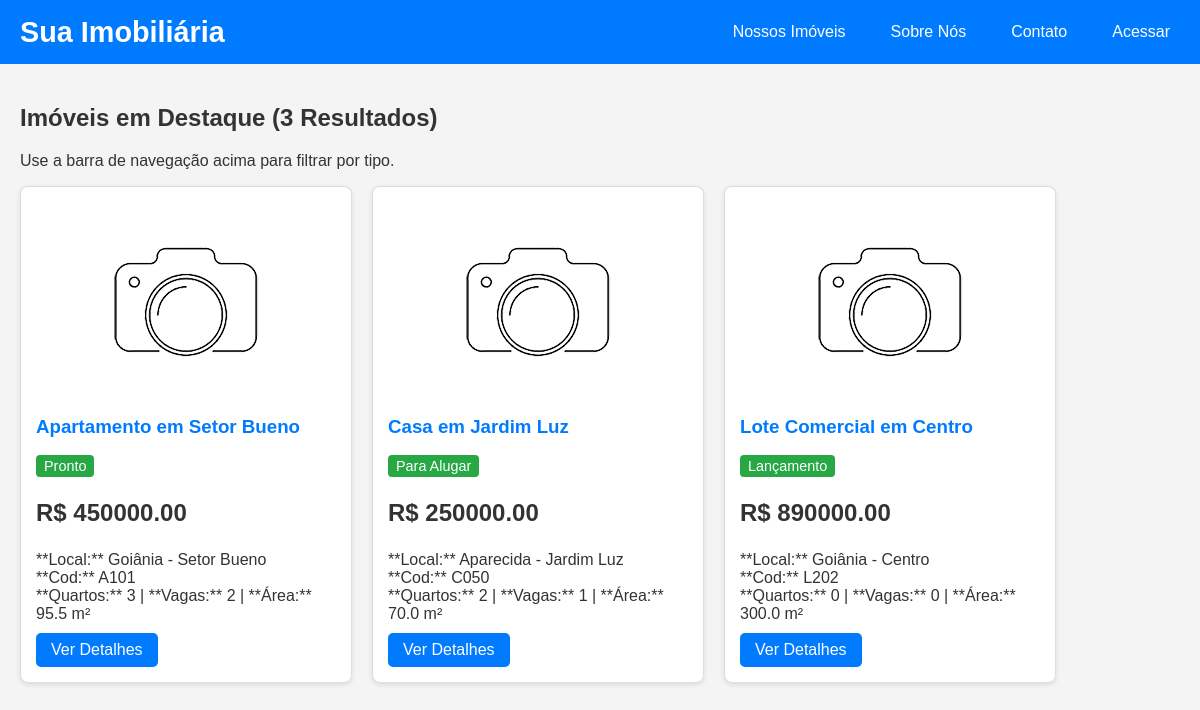
The page / on the database its author committed.
### app.py (models this page shows, shortened)
class Imovel(db.Model):
    id = db.Column(db.Integer, primary_key=True)
    codigo = db.Column(db.String(20), unique=True, nullable=False)
    cidade = db.Column(db.String(100), nullable=False)
    bairro = db.Column(db.String(100), nullable=False)
    tipo_imovel = db.Column(db.String(50), nullable=False)
    quartos = db.Column(db.Integer, default=1)
    vagas = db.Column(db.Integer, default=0)
    banheiros = db.Column(db.Integer, default=1)
    area_m2 = db.Column(db.Float, default=0.0)
    valor = db.Column(db.Float, nullable=False)
    status = db.Column(db.String(50), default="Pronto")
    usuario_id = db.Column(db.Integer, db.ForeignKey("usuario.id"), nullable=False)
    foto_principal = db.Column(db.String(100), default="default.png")
    autor = db.relationship("Usuario", backref="imoveis", lazy=True)

### app.py (the view)
@app.route("/")
def pagina_inicial():
    imoveis = Imovel.query.all()
    return render_template("index.html", imoveis=imoveis)

### templates/index.html (shortened to what this page needs)
{% extends "base.html" %}
{% block content %}
    <h2>{% if titulo %}{{ titulo }}{% else %}Imóveis em Destaque{% endif %} ({{ imoveis|length }} Resultados)</h2>
    <p>Use a barra de navegação acima para filtrar por tipo.</p>
    <div class="lista-imoveis" style="display: flex; flex-wrap: wrap; gap: 20px;">
        {% for imovel in imoveis %}
        <div class="card-imovel" style="background-color: white; border: 1px solid #ddd; padding: 15px; width: 300px; border-radius: 8px; box-shadow: 0 2px 5px rgba(0,0,0,0.1);">
            <img src="{{ url_for('static', filename='fotos_imoveis/' + imovel.foto_principal) }}"
                 alt="Foto do Imóvel {{ imovel.codigo }}"
                 style="width: 100%; height: 200px; object-fit: cover; margin-bottom: 10px;">
            <h3 style="margin-top: 0; color: #007bff;">{{ imovel.tipo_imovel }} em {{ imovel.bairro }}</h3>
            <span style="background-color: #28a745; color: white; padding: 3px 8px; border-radius: 4px; font-size: 0.9em;">{{ imovel.status }}</span>
            <p style="font-size: 1.5em; font-weight: bold; color: #333;">
                R$ {{ "%.2f"|format(imovel.valor) }} </p>
            <ul style="list-style: none; padding: 0; margin: 10px 0;">
                <li>**Local:** {{ imovel.cidade }} - {{ imovel.bairro }}</li>
                <li>**Cod:** {{ imovel.codigo }}</li>
                <li>**Quartos:** {{ imovel.quartos }} | **Vagas:** {{ imovel.vagas }} | **Área:** {{ imovel.area_m2 }} m²</li>
            </ul>
            <a href="{{ url_for('detalhes_imovel', codigo=imovel.codigo) }}" style="display: inline-block; padding: 8px 15px; background-color: #007bff; color: white; text-decoration: none; border-radius: 5px;">Ver Detalhes</a>
        </div>
        {% else %}
        <p>Ainda não há imóveis cadastrados nesta seção.</p>
        {% endfor %}
    </div>
{% endblock %}

### templates/base.html (shortened to what this page needs)
<!DOCTYPE html>
<html lang="en">
<head>
</head>
<body>
    <header>
        <h1>Sua Imobiliária</h1>
        <nav>
            <ul>
                <li class="dropdown">
                    <a href="#">Nossos Imóveis</a>
                </li>
                <li><a href="/sobre">Sobre Nós</a></li>
                <li><a href="/contato">Contato</a></li>
                {% if current_user.is_authenticated %}
                <li><a href="{{ url_for('dashboard') }}" style="font-weight: bold;">Olá, {{ current_user.username }} ({{ current_user.funcao }})</a></li>
                <li><a href="{{ url_for('logout') }}" style="background-color: #dc3545; border-radius: 5px;">Sair</a></li>
                {% else %}
                <li><a href="{{ url_for('login') }}" class="btn-acessar">Acessar</a></li>
                {% endif %}
            </ul>
        </nav>
    </header>
    <div class="content">
        {% block content %}{% endblock %}
    </div>
</body>
</html>

### templates/base.html (style rules this page uses)
body { font-family: Arial, sans-serif; margin: 0; padding: 0; background-color: #f4f4f4; color: #333; }
header { background-color: #007bff; color: white; padding: 15px 20px; display: flex; justify-content: space-between; align-items: center; }
header h1 { margin: 0; font-size: 1.8em; }
nav ul { list-style: none; padding: 0; margin: 0; display: flex; }
nav ul li { margin-left: 25px; position: relative; }
nav ul li a, .btn-acessar { color: white; text-decoration: none; padding: 8px 10px; display: block; transition: background-color 0.3s; }
.content { padding: 20px; }

### rows shown on the page
Imovel: foto_principal (placeholder picture), tipo_imovel "Apartamento", bairro "Setor Bueno", status "Pronto", valor "450000.00", cidade "Goiânia", codigo "A101", quartos "3", vagas "2", area_m2 "95.5"
Imovel: foto_principal (placeholder picture), tipo_imovel "Casa", bairro "Jardim Luz", status "Para Alugar", valor "250000.00", cidade "Aparecida", codigo "C050", quartos "2", vagas "1", area_m2 "70.0"
Imovel: foto_principal (placeholder picture), tipo_imovel "Lote Comercial", bairro "Centro", status "Lançamento", valor "890000.00", cidade "Goiânia", codigo "L202", quartos "0", vagas "0", area_m2 "300.0"

### other values the page prints
{{ imoveis|length }} "3"
